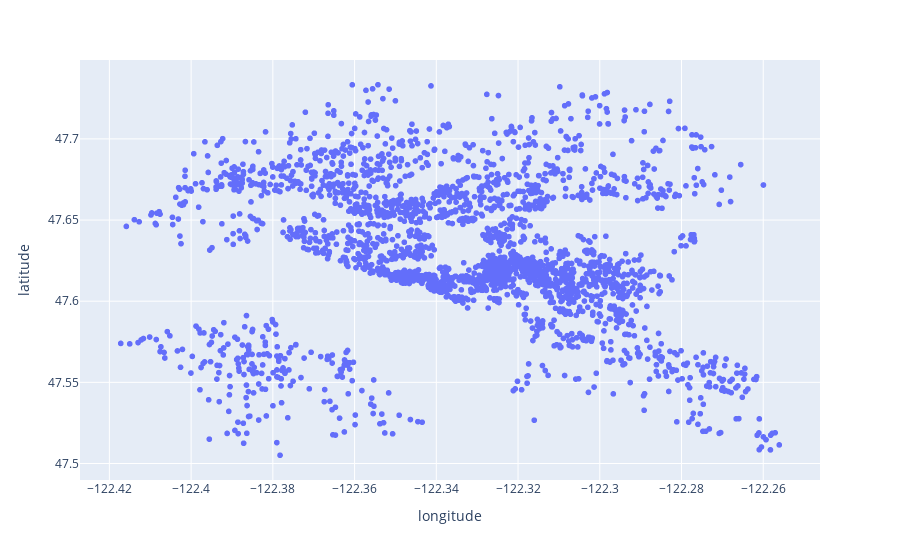

The code cell stored with this chart in its notebook:
### Code cell
true_location.plot.scatter("longitude", "latitude", s=1, c="available")

### Figure 1 — Plotly figure (JSON) as saved in the notebook; plotly's stock layout.template omitted (floating-point values rounded to 4 significant figures; data arrays with more than 128 entries replaced by an {"elided": "..."} marker saying what was removed)
{"data": [{"hovertemplate": "longitude=%{x}<br>latitude=%{y}<extra></extra>", "legendgroup": "", "marker": {"color": "#636efa", "symbol": "circle"}, "mode": "markers", "name": "", "showlegend": false, "type": "scattergl", "x": {"elided": "2689 float values"}, "xaxis": "x", "y": {"elided": "2689 float values"}, "yaxis": "y"}], "layout": {"legend": {"tracegroupgap": 0}, "margin": {"t": 60}, "xaxis": {"anchor": "y", "domain": [0, 1], "title": {"text": "longitude"}}, "yaxis": {"anchor": "x", "domain": [0, 1], "title": {"text": "latitude"}}}}
